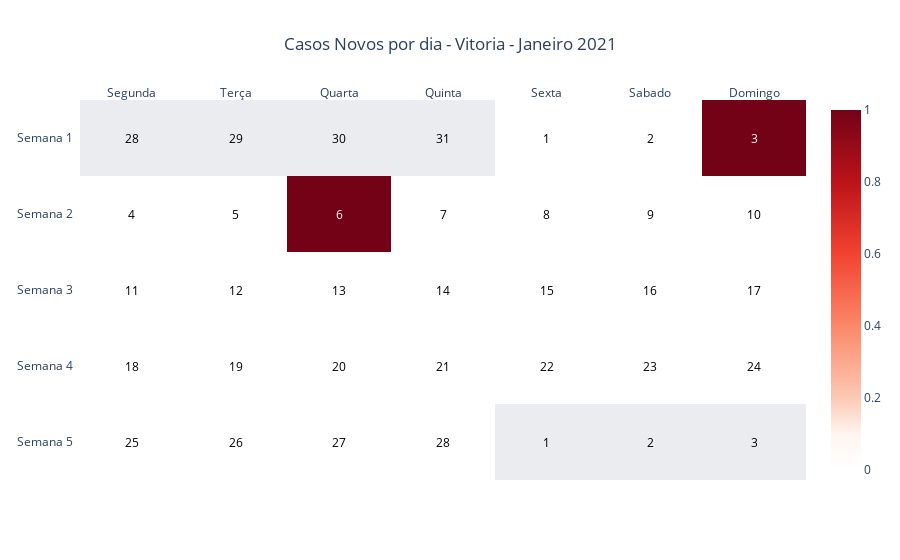

The notebook cell saved with this chart:
### Code cell
# --------- CALENDAR HEATMAP PLOT ---------

#plot do heatmap estilo calendario (com a quantidade de casos por dia)

import plotly.figure_factory as ff

z = final_casos[::-1]

x = ['Segunda', 'Terça', 'Quarta', 'Quinta', 'Sexta', 'Sabado', 'Domingo']
y = y_label[::-1]

z_text = final_dias[::-1]

fig1 = ff.create_annotated_heatmap(z,
                                    x=x,
                                    y=y,
                                    annotation_text=z_text,
                                    colorscale=[[0.0, 'rgb(235, 236, 240)'], #troquei as cors das linhas 1 e 2
                                                [0.00001, 'rgb(255,255,255)'],
                                                [0.1, 'rgb(255,245,240)'],
                                                [0.2, 'rgb(252,201,180)'],
                                                [0.4, 'rgb(251,136,104)'],
                                                [0.6, 'rgb(242,67,49)'],
                                                [0.8, 'rgb(187,19,25)'],
                                                [1.0, 'rgb(115,2,23)']],
                                    showscale=True)

#titulo plot
meses = ['Janeiro', 'Feveireiro', 'Março', 'Abril', 'Maio', 'Junho', 'Julho', 'Agosto', 'Setembro', 'Outubro', 'Novembro', 'Dezembro']
mes_plot = meses[mes_analise - 1]
if tipo == 'NOVOS CASOS':
    fig1.update_layout(title_text= 'Casos Novos por dia - ' +
                        cidade.title() + ' - ' +
                        mes_plot + ' ' +
                        str(ano_analise), title_x=0.5)
else:
    fig1.update_layout(title_text= 'Casos Acumulados - ' +
                        cidade.title() + ' - ' +
                        mes_plot + ' ' +
                        str(ano_analise), title_x=0.5)

fig1.show()

### Figure 1 — Plotly figure (JSON) as saved in the notebook; plotly's stock layout.template omitted (floating-point values rounded to 4 significant figures)
{"data": [{"colorscale": [[0, "rgb(235, 236, 240)"], [1e-05, "rgb(255,255,255)"], [0.1, "rgb(255,245,240)"], [0.2, "rgb(252,201,180)"], [0.4, "rgb(251,136,104)"], [0.6, "rgb(242,67,49)"], [0.8, "rgb(187,19,25)"], [1, "rgb(115,2,23)"]], "reversescale": false, "showscale": true, "type": "heatmap", "x": ["Segunda", "Terça", "Quarta", "Quinta", "Sexta", "Sabado", "Domingo"], "y": ["Semana 5", "Semana 4", "Semana 3", "Semana 2", "Semana 1"], "z": [[0, 0, 0, 0, -0.001, -0.001, -0.001], [0, 0, 0, 0, 0, 0, 0], [0, 0, 0, 0, 0, 0, 0], [0, 0, 1, 0, 0, 0, 0], [-0.001, -0.001, -0.001, -0.001, 0, 0, 1]]}], "layout": {"annotations": [{"font": {"color": "#000000"}, "showarrow": false, "text": "25", "x": "Segunda", "xref": "x", "y": "Semana 5", "yref": "y"}, {"font": {"color": "#000000"}, "showarrow": false, "text": "26", "x": "Terça", "xref": "x", "y": "Semana 5", "yref": "y"}, {"font": {"color": "#000000"}, "showarrow": false, "text": "27", "x": "Quarta", "xref": "x", "y": "Semana 5", "yref": "y"}, {"font": {"color": "#000000"}, "showarrow": false, "text": "28", "x": "Quinta", "xref": "x", "y": "Semana 5", "yref": "y"}, {"font": {"color": "#000000"}, "showarrow": false, "text": "1", "x": "Sexta", "xref": "x", "y": "Semana 5", "yref": "y"}, {"font": {"color": "#000000"}, "showarrow": false, "text": "2", "x": "Sabado", "xref": "x", "y": "Semana 5", "yref": "y"}, {"font": {"color": "#000000"}, "showarrow": false, "text": "3", "x": "Domingo", "xref": "x", "y": "Semana 5", "yref": "y"}, {"font": {"color": "#000000"}, "showarrow": false, "text": "18", "x": "Segunda", "xref": "x", "y": "Semana 4", "yref": "y"}, {"font": {"color": "#000000"}, "showarrow": false, "text": "19", "x": "Terça", "xref": "x", "y": "Semana 4", "yref": "y"}, {"font": {"color": "#000000"}, "showarrow": false, "text": "20", "x": "Quarta", "xref": "x", "y": "Semana 4", "yref": "y"}, {"font": {"color": "#000000"}, "showarrow": false, "text": "21", "x": "Quinta", "xref": "x", "y": "Semana 4", "yref": "y"}, {"font": {"color": "#000000"}, "showarrow": false, "text": "22", "x": "Sexta", "xref": "x", "y": "Semana 4", "yref": "y"}, {"font": {"color": "#000000"}, "showarrow": false, "text": "23", "x": "Sabado", "xref": "x", "y": "Semana 4", "yref": "y"}, {"font": {"color": "#000000"}, "showarrow": false, "text": "24", "x": "Domingo", "xref": "x", "y": "Semana 4", "yref": "y"}, {"font": {"color": "#000000"}, "showarrow": false, "text": "11", "x": "Segunda", "xref": "x", "y": "Semana 3", "yref": "y"}, {"font": {"color": "#000000"}, "showarrow": false, "text": "12", "x": "Terça", "xref": "x", "y": "Semana 3", "yref": "y"}, {"font": {"color": "#000000"}, "showarrow": false, "text": "13", "x": "Quarta", "xref": "x", "y": "Semana 3", "yref": "y"}, {"font": {"color": "#000000"}, "showarrow": false, "text": "14", "x": "Quinta", "xref": "x", "y": "Semana 3", "yref": "y"}, {"font": {"color": "#000000"}, "showarrow": false, "text": "15", "x": "Sexta", "xref": "x", "y": "Semana 3", "yref": "y"}, {"font": {"color": "#000000"}, "showarrow": false, "text": "16", "x": "Sabado", "xref": "x", "y": "Semana 3", "yref": "y"}, {"font": {"color": "#000000"}, "showarrow": false, "text": "17", "x": "Domingo", "xref": "x", "y": "Semana 3", "yref": "y"}, {"font": {"color": "#000000"}, "showarrow": false, "text": "4", "x": "Segunda", "xref": "x", "y": "Semana 2", "yref": "y"}, {"font": {"color": "#000000"}, "showarrow": false, "text": "5", "x": "Terça", "xref": "x", "y": "Semana 2", "yref": "y"}, {"font": {"color": "#FFFFFF"}, "showarrow": false, "text": "6", "x": "Quarta", "xref": "x", "y": "Semana 2", "yref": "y"}, {"font": {"color": "#000000"}, "showarrow": false, "text": "7", "x": "Quinta", "xref": "x", "y": "Semana 2", "yref": "y"}, {"font": {"color": "#000000"}, "showarrow": false, "text": "8", "x": "Sexta", "xref": "x", "y": "Semana 2", "yref": "y"}, {"font": {"color": "#000000"}, "showarrow": false, "text": "9", "x": "Sabado", "xref": "x", "y": "Semana 2", "yref": "y"}, {"font": {"color": "#000000"}, "showarrow": false, "text": "10", "x": "Domingo", "xref": "x", "y": "Semana 2", "yref": "y"}, {"font": {"color": "#000000"}, "showarrow": false, "text": "28", "x": "Segunda", "xref": "x", "y": "Semana 1", "yref": "y"}, {"font": {"color": "#000000"}, "showarrow": false, "text": "29", "x": "Terça", "xref": "x", "y": "Semana 1", "yref": "y"}, {"font": {"color": "#000000"}, "showarrow": false, "text": "30", "x": "Quarta", "xref": "x", "y": "Semana 1", "yref": "y"}, {"font": {"color": "#000000"}, "showarrow": false, "text": "31", "x": "Quinta", "xref": "x", "y": "Semana 1", "yref": "y"}, {"font": {"color": "#000000"}, "showarrow": false, "text": "1", "x": "Sexta", "xref": "x", "y": "Semana 1", "yref": "y"}, {"font": {"color": "#000000"}, "showarrow": false, "text": "2", "x": "Sabado", "xref": "x", "y": "Semana 1", "yref": "y"}, {"font": {"color": "#FFFFFF"}, "showarrow": false, "text": "3", "x": "Domingo", "xref": "x", "y": "Semana 1", "yref": "y"}], "title": {"text": "Casos Novos por dia - Vitoria - Janeiro 2021", "x": 0.5}, "xaxis": {"dtick": 1, "gridcolor": "rgb(0, 0, 0)", "side": "top", "ticks": ""}, "yaxis": {"dtick": 1, "ticks": "", "ticksuffix": "  "}}}
